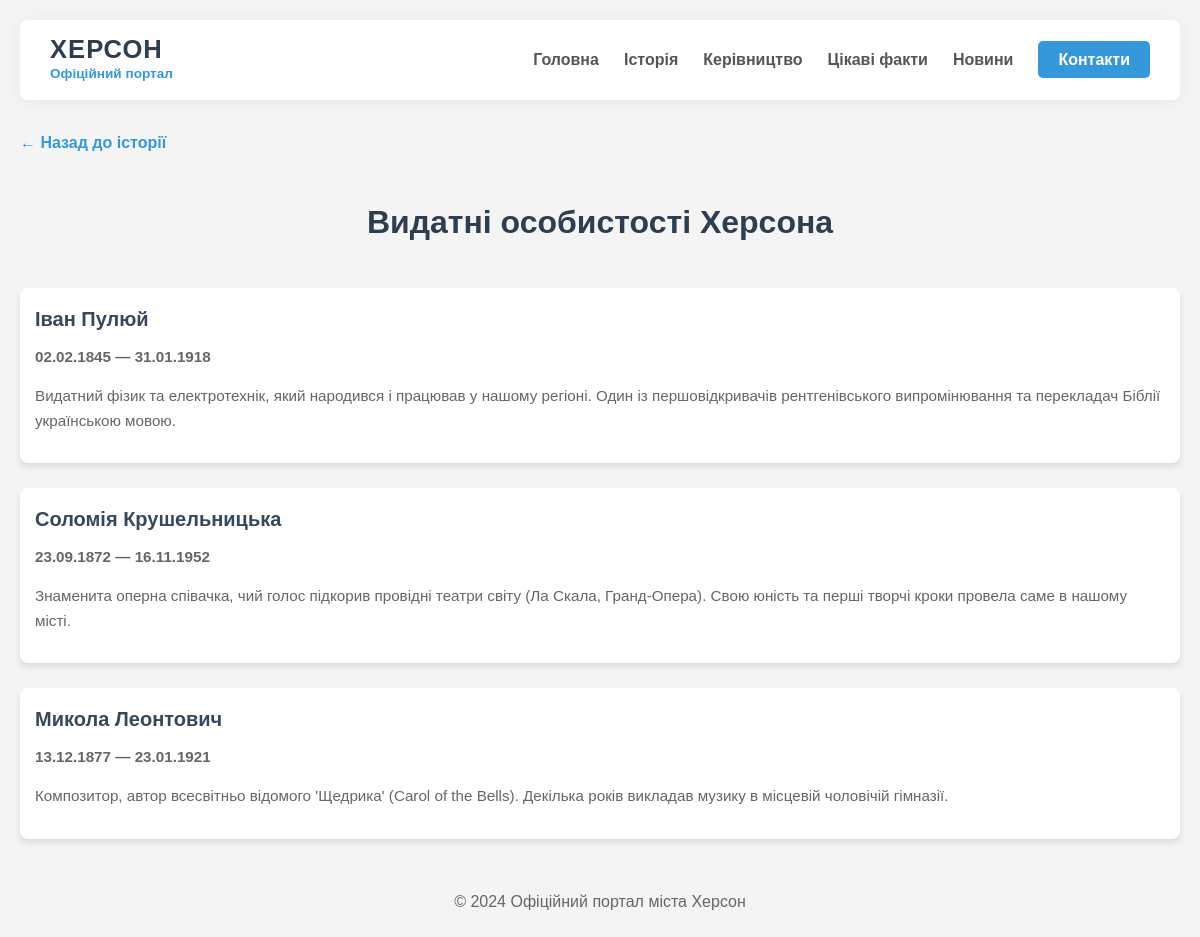
The app's page /history/people/ with its own data.
### main/models.py (models this page shows, shortened)
class HistoricalPeople(models.Model):
    name = models.CharField(max_length=200, verbose_name="Ім'я")
    description = models.TextField(verbose_name="Опис")
    birth_date = models.DateField(verbose_name="Дата народження")
    death_date = models.DateField(verbose_name="Дата смерті")

### main/views.py (the view)
# urls.py: path('history/people/', views.history_people_view, name='history_people'),
def history_people_view(request):
    history_people = get_history_people()
    path = 'main/history_people.html'
    context = { 'people': history_people }
    return render(request, path, context)

### main/services.py (called while the page is built)
def get_history_people():
    return HistoricalPeople.objects.all()

### main/templates/main/history_people.html (shortened to what this page needs)
{% extends 'main/base.html' %}
{% block content %}
  <a href="{% url 'history' %}" class="nav-back">
    ← Назад до історії
  </a>
  <h1>Видатні особистості Херсона</h1>
  <div class="people-list">
    {% for person in people %}
      <div class="photo-item news-item">
        <div class="photo-content">
          <h3>{{ person.name }}</h3>
          <p class="date-meta">
            {{ person.birth_date|date:"d.m.Y" }} —
            {{ person.death_date|date:"d.m.Y" }}
          </p>
          <div class="news-text">
            <p>{{ person.description }}</p>
          </div>
        </div>
      </div>
      {% empty %}
        <p class="empty-msg">
          На жаль, інформації про видатних діячів
          поки немає в базі даних.
        </p>
    {% endfor %}
  </div>
{% endblock %}

### main/static/main/css/style.css (style rules this page uses)
body { font-family: sans-serif; line-height: 1.6; color: #333; max-width: 1200px; margin: 0 auto; padding: 20px; background-color: #f4f4f4; }
h1 { text-align: center; color: #2c3e50; margin-bottom: 40px; }
.photo-item { background: #fff; border-radius: 8px; overflow: hidden; box-shadow: 0 4px 6px rgba(0, 0, 0, 0.1); transition: transform 0.3s ease; }
.photo-content { padding: 15px; }
.photo-content h3 { margin: 0 0 10px 0; font-size: 1.25rem; color: #34495e; }
.photo-content p { margin: 0 0 15px 0; font-size: 0.95rem; color: #666; }
.news-item { margin-bottom: 25px; display: block; }
.news-text { margin-bottom: 15px; color: #444; }
.nav-back { margin-bottom: 20px; display: inline-block; text-decoration: none; color: #3498db; font-weight: bold; }
.date-meta { color: #7f8c8d; font-weight: bold; margin-bottom: 10px; display: block; }

### records on screen
HistoricalPeople: name "Іван Пулюй", birth_date "02.02.1845", death_date "31.01.1918", description "Видатний фізик та електротехнік, який народився і працював у нашому регіоні. Один із першовідкривачів рентгенівського випромінювання та перекладач Біблії українською мовою."
HistoricalPeople: name "Соломія Крушельницька", birth_date "23.09.1872", death_date "16.11.1952", description "Знаменита оперна співачка, чий голос підкорив провідні театри світу (Ла Скала, Гранд-Опера). Свою юність та перші творчі кроки провела саме в нашому місті."
HistoricalPeople: name "Микола Леонтович", birth_date "13.12.1877", death_date "23.01.1921", description "Композитор, автор всесвітньо відомого 'Щедрика' (Carol of the Bells). Декілька років викладав музику в місцевій чоловічій гімназії."
